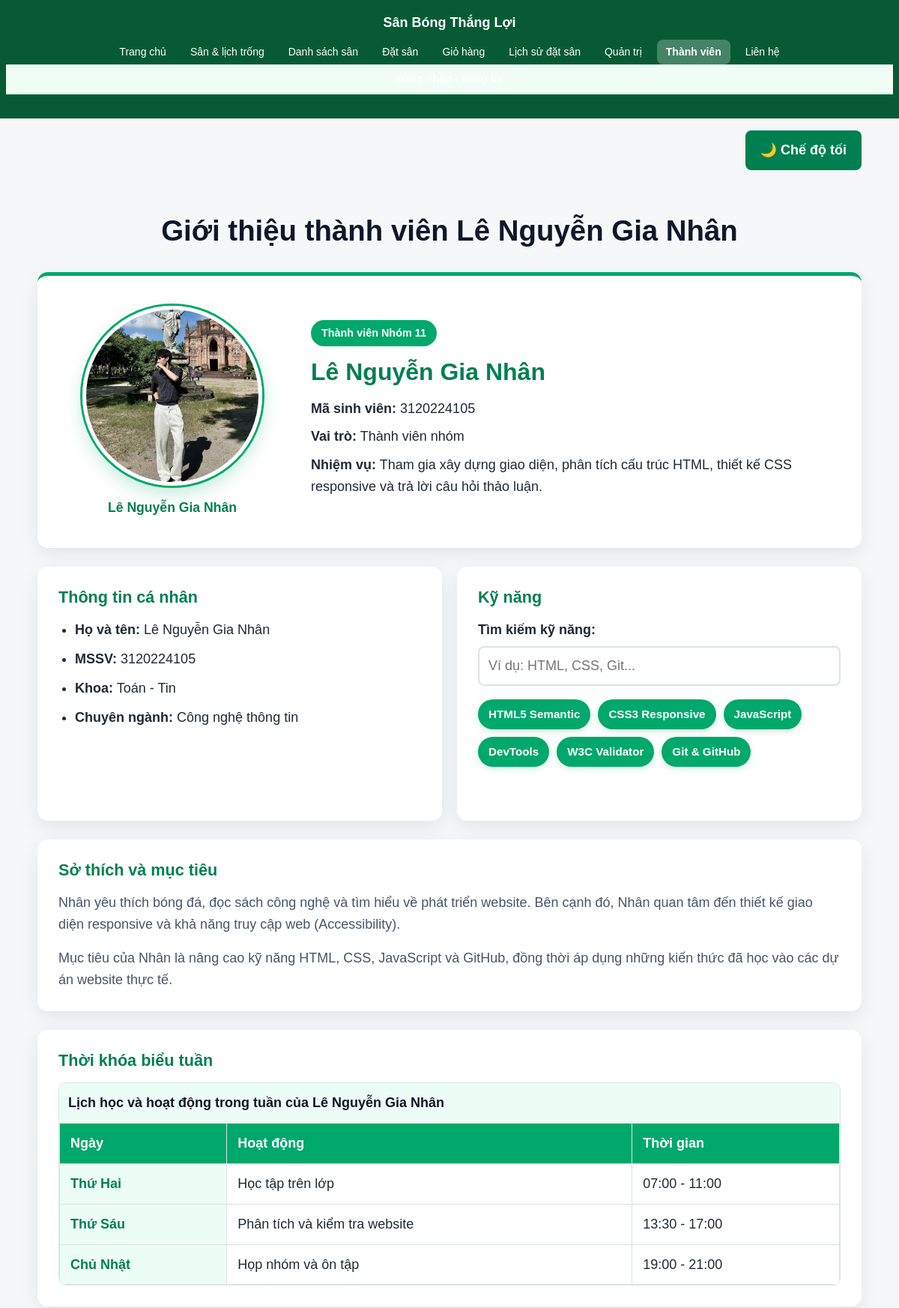
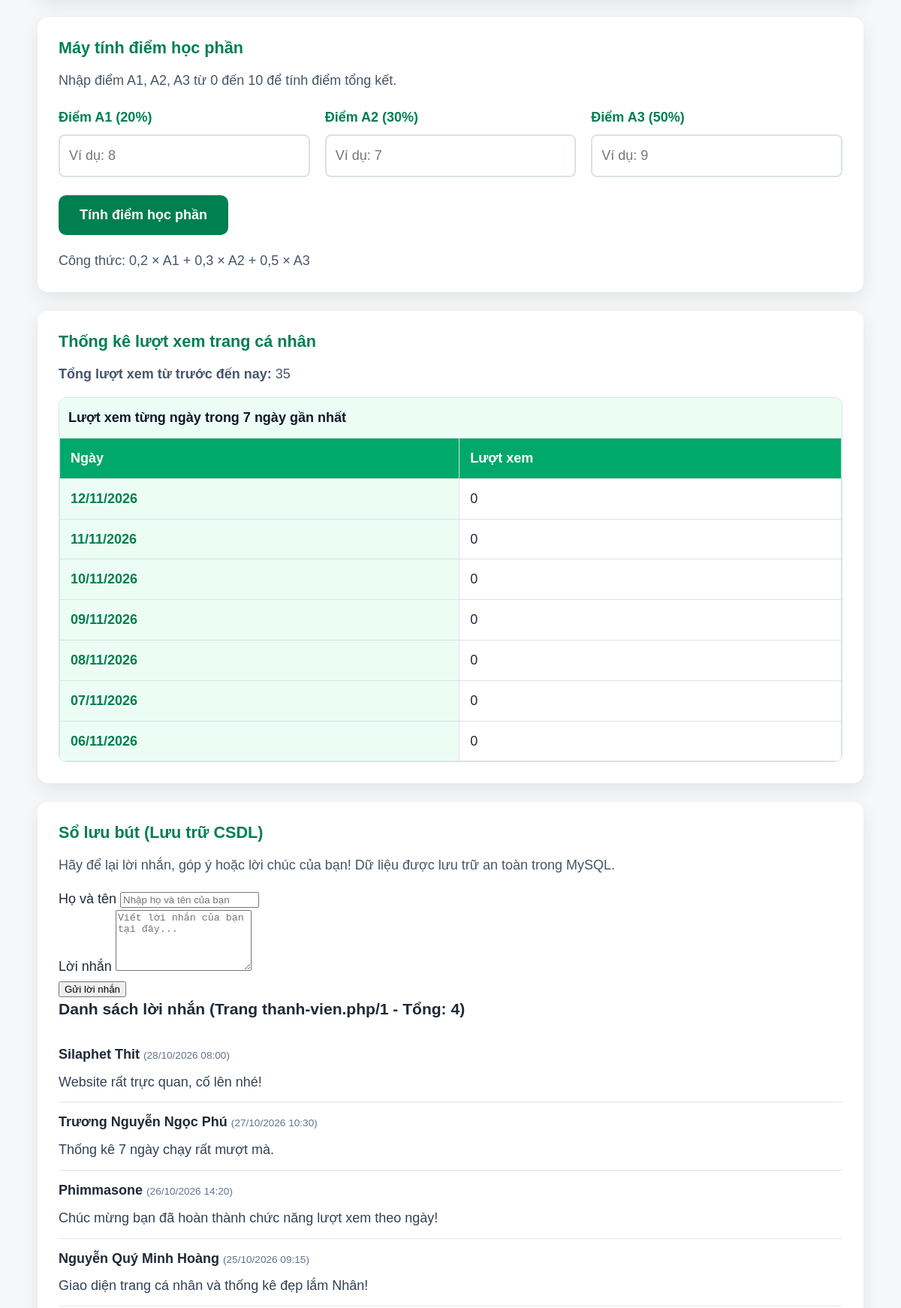
Page /thanhvien/3120224105_nhan/gioithieu.php (upper part) on the committed database (2 pictures, top to bottom).
### tables this page shows
CREATE TABLE tv_luu_but (
    id INT UNSIGNED AUTO_INCREMENT PRIMARY KEY,
    mssv VARCHAR(10) NOT NULL,
    ho_ten VARCHAR(100) NOT NULL,
    loi_nhan TEXT NOT NULL,
    ngay_tao DATETIME NOT NULL DEFAULT CURRENT_TIMESTAMP,
    CONSTRAINT fk_tv_luu_but_thanh_vien FOREIGN KEY (mssv)
        REFERENCES thanh_vien(mssv) ON DELETE CASCADE ON UPDATE CASCADE
);

### inc/ham.php (called while the page is built, shortened)
<?php
if (!function_exists('e')) {
    function e(?string $chuoi): string
    {
        return htmlspecialchars((string) $chuoi, ENT_QUOTES | ENT_HTML5, 'UTF-8');
    }
}

### thanhvien/3120224105_nhan/gioithieu.php (the view, shortened to what this page needs)
<?php
require_once __DIR__ . '/../../inc/config.php';
require_once __DIR__ . '/../../inc/ham.php';
$customCss = '<link rel="stylesheet" href="css/canhan.css">';
$mssv = '3120224105';
$stmt = $pdo->prepare(
    'SELECT COALESCE(SUM(luot_xem), 0)
     FROM tv_luot_xem
     WHERE mssv = :mssv'
);
$stmt->execute(['mssv' => $mssv]);
$tongLuotXem = (int) $stmt->fetchColumn();
$luotXemTheoNgay = [];
$thongKeBayNgay = [];
$homNay = new DateTimeImmutable('today');
for ($i = 0; $i < 7; $i++) {
    $ngay = $homNay->modify('-' . $i . ' days');
    $khoaNgay = $ngay->format('Y-m-d');
    $thongKeBayNgay[] = [
        'ngay' => $ngay->format('d/m/Y'),
        'luot_xem' => $luotXemTheoNgay[$khoaNgay] ?? 0,
    ];
}
$stmt = $pdo->prepare('SELECT COUNT(*) FROM tv_luu_but WHERE mssv = :mssv');
$stmt->execute(['mssv' => $mssv]);
$tongLuuBut = (int) $stmt->fetchColumn();
$soMoiTrang = 5;
$tongTrang = max(1, (int) ceil($tongLuuBut / $soMoiTrang));
$trangHienTai = max(1, min($tongTrang, getInt('page', 1)));
$offset = ($trangHienTai - 1) * $soMoiTrang;
$stmt = $pdo->prepare(
    'SELECT id, ho_ten, loi_nhan, DATE_FORMAT(ngay_tao, "%d/%m/%Y %H:%i") AS thoi_gian
     FROM tv_luu_but
     WHERE mssv = :mssv
     ORDER BY ngay_tao DESC, id DESC
     LIMIT :limit OFFSET :offset'
);
$stmt->bindValue(':mssv', $mssv, PDO::PARAM_STR);
$stmt->bindValue(':limit', $soMoiTrang, PDO::PARAM_INT);
$stmt->bindValue(':offset', $offset, PDO::PARAM_INT);
$stmt->execute();
$dsLuubut = $stmt->fetchAll();
require __DIR__ . '/../../inc/header.php';
?>
<div class="theme-control">
    <button
        type="button"
        id="theme-toggle"
        aria-pressed="false">
        🌙 Chế độ tối
    </button>
</div>
    <main class="page-shell content">
        <h1>
            Giới thiệu thành viên Lê Nguyễn Gia Nhân
        </h1>
        <section
            class="profile-card"
            aria-labelledby="profile-heading">
            <figure class="profile-figure">
                <img
                    class="avatar"
                    src="images/nhan.jpg"
                    alt="Ảnh chân dung của Lê Nguyễn Gia Nhân"
                    width="300"
                    height="300">
                <figcaption>
                    Lê Nguyễn Gia Nhân
                </figcaption>
            </figure>
            <div class="profile-meta">
                <span class="label">
                    Thành viên Nhóm 11
                </span>
                <h2 id="profile-heading">
                    Lê Nguyễn Gia Nhân
                </h2>
                <p>
                    <strong>Mã sinh viên:</strong>
                    3120224105
                </p>
                <p>
                    <strong>Vai trò:</strong>
                    Thành viên nhóm
                </p>
                <p>
                    <strong>Nhiệm vụ:</strong>
                    Tham gia xây dựng giao diện,
                    phân tích cấu trúc HTML,
                    thiết kế CSS responsive
                    và trả lời câu hỏi thảo luận.
                </p>
            </div>
        </section>
        <div class="info-grid">
            <article class="info-box">
                <h2>Thông tin cá nhân</h2>
                <ul class="personal-list">
                    <li>
                        <strong>Họ và tên:</strong>
                        Lê Nguyễn Gia Nhân
                    </li>
                    <li>
                        <strong>MSSV:</strong>
                        3120224105
                    </li>
                    <li>
                        <strong>Khoa:</strong>
                        Toán - Tin
                    </li>
                    <li>
                        <strong>Chuyên ngành:</strong>
                        Công nghệ thông tin
                    </li>
                </ul>
            </article>
            <article class="info-box">
                <h2>Kỹ năng</h2>
                <div class="skill-search">
                    <label for="skill-filter">
                        Tìm kiếm kỹ năng:
                    </label>
                    <input
                        type="search"
                        id="skill-filter"
                        placeholder="Ví dụ: HTML, CSS, Git..."
                        autocomplete="off">
                </div>
                <ul class="skill-list" id="skill-list">
                    <li>HTML5 Semantic</li>
                    <li>CSS3 Responsive</li>
                    <li>JavaScript</li>
                    <li>DevTools</li>
                    <li>W3C Validator</li>
                    <li>Git &amp; GitHub</li>
                </ul>
                <p
                    id="skill-message"
                    class="skill-message"
                    aria-live="polite">
                </p>
            </article>
        </div>
        <article class="full-box">
            <h2>Sở thích và mục tiêu</h2>
            <p>
                Nhân yêu thích bóng đá, đọc sách công nghệ
                và tìm hiểu về phát triển website. Bên cạnh đó,
                Nhân quan tâm đến thiết kế giao diện responsive
                và khả năng truy cập web (Accessibility).
            </p>
            <p>
                Mục tiêu của Nhân là nâng cao kỹ năng HTML,
                CSS, JavaScript và GitHub, đồng thời áp dụng
                những kiến thức đã học vào các dự án website
                thực tế.
            </p>
        </article>
        <section
            class="full-box schedule-section"
            aria-labelledby="schedule-heading">
            <h2 id="schedule-heading">
                Thời khóa biểu tuần
            </h2>
            <div
                class="table-wrapper"
                tabindex="0"
                aria-label="Bảng thời khóa biểu có thể cuộn ngang">
                <table class="schedule-table">
                    <caption>
                        Lịch học và hoạt động trong tuần
                        của Lê Nguyễn Gia Nhân
                    </caption>
                    <thead>
                        <tr>
                            <th scope="col">Ngày</th>
                            <th scope="col">Hoạt động</th>
                            <th scope="col">Thời gian</th>
                        </tr>
                    </thead>
                    <tbody>
                        <tr>
                            <th scope="row">Thứ Hai</th>
                            <td>Học tập trên lớp</td>
                            <td>07:00 - 11:00</td>
                        </tr>
                        <tr>
                            <th scope="row">Thứ Sáu</th>
                            <td>Phân tích và kiểm tra website</td>
                            <td>13:30 - 17:00</td>
                        </tr>
                        <tr>
                            <th scope="row">Chủ Nhật</th>
                            <td>Họp nhóm và ôn tập</td>
                            <td>19:00 - 21:00</td>
                        </tr>
                    </tbody>
                </table>
            </div>
        </section>
        <section class="full-box grade-section" id="tinh-diem">
            <h2>Máy tính điểm học phần</h2>
            <p class="grade-description">
                Nhập điểm A1, A2, A3 từ 0 đến 10 để tính điểm tổng kết.
            </p>
            <form action="gioithieu.php" method="POST" class="grade-form">
                <div class="grade-grid">
                    <div class="grade-field">
                        <label for="a1">Điểm A1 (20%)</label>
                        <input type="number" name="a1" id="a1"
                               min="0" max="10" step="0.1"
                               placeholder="Ví dụ: 8" required>
                    </div>
                    <div class="grade-field">
                        <label for="a2">Điểm A2 (30%)</label>
                        <input type="number" name="a2" id="a2"
                               min="0" max="10" step="0.1"
                               placeholder="Ví dụ: 7" required>
                    </div>
                    <div class="grade-field">
                        <label for="a3">Điểm A3 (50%)</label>
                        <input type="number" name="a3" id="a3"
                               min="0" max="10" step="0.1"
                               placeholder="Ví dụ: 9" required>
                    </div>
                </div>
                <button type="submit" class="grade-submit">
                    Tính điểm học phần
                </button>
            </form>
            <p class="grade-formula">
                Công thức: 0,2 × A1 + 0,3 × A2 + 0,5 × A3
            </p>
        </section>
        <section class="full-box view-stats-section" aria-labelledby="view-stats-heading">
            <h2 id="view-stats-heading">Thống kê lượt xem trang cá nhân</h2>
            <p>
                <strong>Tổng lượt xem từ trước đến nay:</strong>
                <?= e((string) $tongLuotXem) ?>
            </p>
            <div class="table-wrapper">
                <table class="schedule-table">
                    <caption>Lượt xem từng ngày trong 7 ngày gần nhất</caption>
                    <thead>
                        <tr>
                            <th scope="col">Ngày</th>
                            <th scope="col">Lượt xem</th>
                        </tr>
                    </thead>
                    <tbody>
                        <?php foreach ($thongKeBayNgay as $dong): ?>
                            <tr>
                                <th scope="row"><?= e($dong['ngay']) ?></th>
                                <td><?= e((string) $dong['luot_xem']) ?></td>
                            </tr>
                        <?php endforeach; ?>
                    </tbody>
                </table>
            </div>
        </section>
        <section class="full-box guestbook-section" id="so-luu-but">
            <h2>Sổ lưu bút (Lưu trữ CSDL)</h2>
            <p class="guestbook-description">
                Hãy để lại lời nhắn, góp ý hoặc lời chúc của bạn! Dữ liệu được lưu trữ an toàn trong MySQL.
            </p>
            <form action="gioithieu.php" method="POST" class="guestbook-form">
                <div class="guestbook-field">
                    <label for="ten">Họ và tên</label>
                    <input type="text" name="ten" id="ten" maxlength="100" placeholder="Nhập họ và tên của bạn" required>
                </div>
                <div class="guestbook-field">
                    <label for="loi_nhan">Lời nhắn</label>
                    <textarea name="loi_nhan" id="loi_nhan" rows="5" maxlength="500" placeholder="Viết lời nhắn của bạn tại đây..." required></textarea>
                </div>
                <button type="submit" class="guestbook-submit">Gửi lời nhắn</button>
            </form>
            <div class="guestbook-history">
                <h3>Danh sách lời nhắn (Trang <?= e((string)$trangHienTai) ?>/<?= e((string)$tongTrang) ?> - Tổng: <?= e((string)$tongLuuBut) ?>)</h3>
                <?php if (empty($dsLuubut)): ?>
                    <p>Chưa có lời nhắn nào trong cơ sở dữ liệu.</p>
                <?php else: ?>
                    <ul class="guestbook-list" style="list-style: none; padding: 0;">
                        <?php foreach ($dsLuubut as $lb): ?>
                            <li style="border-bottom: 1px solid #e2e8f0; padding: 12px 0;">
                                <div style="display:flex; justify-content:space-between; align-items:center;">
                                    <div>
                                        <strong><?= e($lb['ho_ten']) ?></strong>
                                        <span class="guestbook-time" style="color: #64748b; font-size: 0.85rem;"> (<?= e($lb['thoi_gian']) ?>)</span>
                                    </div>
                                </div>
                                <p class="guestbook-message" style="margin: 8px 0 0; color: #334155;"><?= nl2br(e($lb['loi_nhan'])) ?></p>
                            </li>
                        <?php endforeach; ?>
                    </ul>
                <?php endif; ?>
            </div>
        </section>
    </main>
<?php
require __DIR__ . '/../../inc/footer.php';
?>

### css/chung.css (style rules this page uses)
:root { --mau-chinh: #0b6e3c; --mau-chinh-dam: #084d29; --mau-nhan: #f4b400; --mau-chu: #1c1c1c; --mau-nen: #ffffff; --mau-nen-phu: #f2f6f2; --mau-vien: #d7ddd7; --co-chu-goc: 16px; --co-chu-nho: 0.875rem; --co-chu-lon: 1.125rem; --co-chu-tieu-de-1: 1.75rem; --co-chu-tieu-de-2: 1.35rem; --khoang: 1rem; --khoang-lon: 1.5rem; --khoang-nho: 0.5rem; --bo-goc: 8px; --bo-goc-lon: 14px; --bong: 0 2px 8px rgba(0, 0, 0, 0.08); --bong-lon: 0 6px 20px rgba(0, 0, 0, 0.1); }
*, *::before, *::after { box-sizing: border-box; }
html { scroll-behavior: smooth; }
body { margin: 0; font-family: system-ui, -apple-system, "Segoe UI", Roboto, "Helvetica Neue", Arial, sans-serif; font-size: var(--co-chu-goc); line-height: 1.6; color: var(--mau-chu); background-color: var(--mau-nen); display: grid; grid-template-rows: auto 1fr auto; min-height: 100vh; }
img { max-width: 100%; height: auto; display: block; }
h1, h2, h3 { line-height: 1.25; margin-top: 0; }
h1 { font-size: var(--co-chu-tieu-de-1); }
h2 { font-size: var(--co-chu-tieu-de-2); margin-top: var(--khoang-lon); }
p { margin: 0 0 var(--khoang); }
@media (min-width: 600px) { :root { --co-chu-goc: 17px; } }
@media (min-width: 960px) { :root { --co-chu-goc: 18px; --co-chu-tieu-de-1: 2rem; --co-chu-tieu-de-2: 1.5rem; } }
body { max-width: 100vw; overflow-x: hidden; }

### rows in the picture
tv_luu_but: ho_ten "Silaphet Thit", thoi_gian "28/10/2026 08:00", loi_nhan "Website rất trực quan, cố lên nhé!"
tv_luu_but: ho_ten "Trương Nguyễn Ngọc Phú", thoi_gian "27/10/2026 10:30", loi_nhan "Thống kê 7 ngày chạy rất mượt mà."
tv_luu_but: ho_ten "Phimmasone", thoi_gian "26/10/2026 14:20", loi_nhan "Chúc mừng bạn đã hoàn thành chức năng lượt xem theo ngày!"
tv_luu_but: ho_ten "Nguyễn Quý Minh Hoàng", thoi_gian "25/10/2026 09:15", loi_nhan "Giao diện trang cá nhân và thống kê đẹp lắm Nhân!"

### other values in the picture
$nhan "Trang chủ"
$nhan "Sân & lịch trống"
$nhan "Danh sách sân"
$nhan "Đặt sân"
$nhan "Giỏ hàng"
$nhan "Lịch sử đặt sân"
$nhan "Quản trị"
$nhan "Thành viên"
$nhan "Liên hệ"
$tongLuotXem "35"
$dong['ngay'] "12/11/2026"
$dong['luot_xem'] "0"
$dong['ngay'] "11/11/2026"
$dong['ngay'] "10/11/2026"
$dong['ngay'] "09/11/2026"
